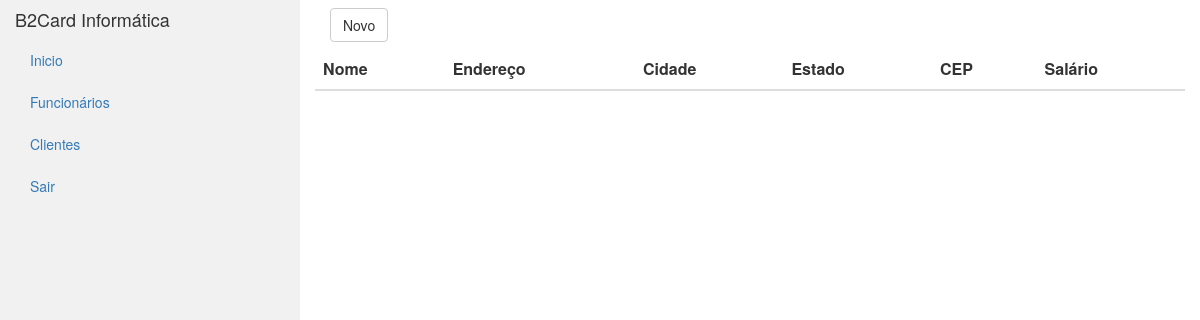
Page /recursos/ (signed in) on the earlier database version.
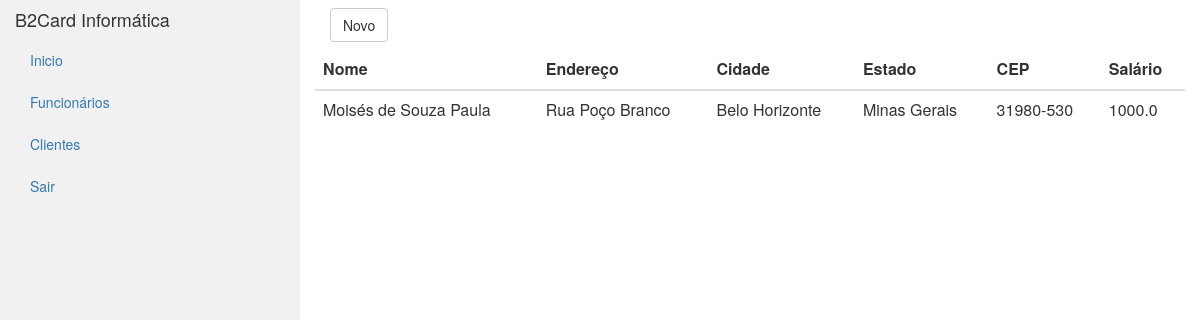
Same page on the later database version.
### recursos/models.py (models this page shows)
class Funcionario (models.Model):
    nome = models.CharField(max_length=30)
    endereco = models.CharField(max_length=100)
    cidade = models.CharField(max_length=20)
    estado = models.CharField(max_length=20)
    cep = models.CharField(max_length=10)
    salario = models.FloatField(max_length=10)

### recursos/views.py (the view)
def index(request):
    funcionarios = Funcionario.objects.all()
    context = {
        'funcionarios': funcionarios
    }
    return render(request, 'recursos/index.html', context)

### recursos/templates/recursos/index.html (shortened to what this page needs)
{% extends "base_page.html" %}
{% block content %}
<form class="navbar-form" action="{% url 'recursos:novo' %}" method="post">
	<button class="btn btn-default" value="Novo">Novo</button>
</form>
<table class="table table-hover">
    <thead>
      <tr>
        <th>Nome</th>
        <th>Endereço</th>
        <th>Cidade</th>
        <th>Estado</th>
        <th>CEP</th>
        <th>Salário</th>
      </tr>
    </thead>
    <tbody>
      {% for funcionario in funcionarios %}
      <tr href="{% url 'recursos:editar' funcionario.id %}">
        <td>{{funcionario.nome}}</td>
        <td>{{funcionario.endereco}}</td>
        <td>{{funcionario.cidade}}</td>
        <td>{{funcionario.estado}}</td>
        <td>{{funcionario.cep}}</td>
        <td>{{funcionario.salario}}</td>
      </tr>
      {% endfor %}
    </tbody>
  </table>
{% endblock %}

Differences in the rows shown:
added Funcionario: nome "Moisés de Souza Paula", endereco "Rua Poço Branco", cidade "Belo Horizonte", estado "Minas Gerais", cep "31980-530", salario "1000.0"
